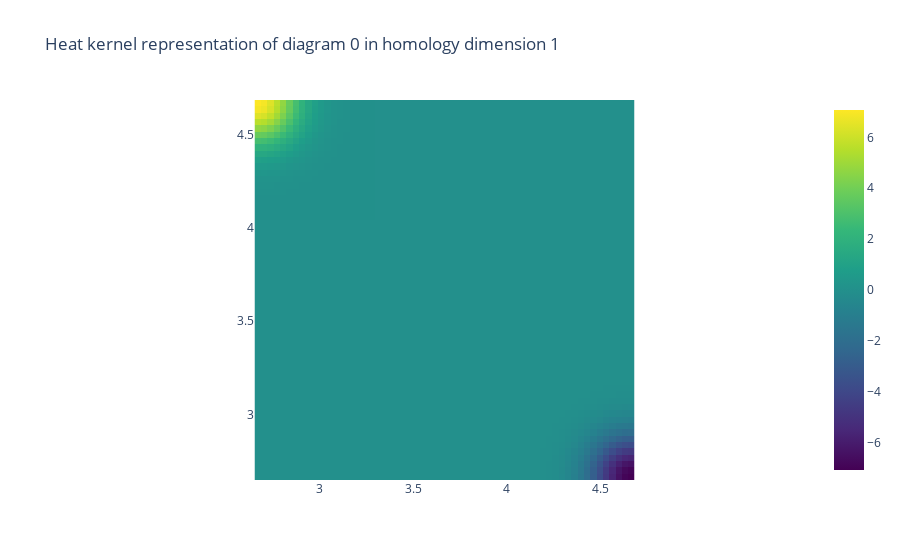

The code cell stored with this chart in its notebook:
### Code cell
from gtda.diagrams import HeatKernel

heat = HeatKernel(sigma=.15, n_bins=60, n_jobs=-1)
digit_heat = heat.fit_transform(digit_scaled)

# Visualise the heat kernel for H1
heat.plot(digit_heat, homology_dimension_idx=1, colorscale='Viridis')

### Figure 1 — Plotly figure (JSON) as saved in the notebook; plotly's stock layout.template omitted (floating-point values rounded to 4 significant figures; data arrays with more than 128 entries replaced by an {"elided": "..."} marker saying what was removed)
{"data": [{"colorscale": [[0, "#440154"], [0.1111, "#482878"], [0.2222, "#3e4989"], [0.3333, "#31688e"], [0.4444, "#26828e"], [0.5556, "#1f9e89"], [0.6667, "#35b779"], [0.7778, "#6ece58"], [0.8889, "#b5de2b"], [1, "#fde725"]], "type": "heatmap", "x": [2.667, 2.701, 2.734, 2.768, 2.802, 2.836, 2.87, 2.904, 2.938, 2.972, 3.006, 3.04, 3.073, 3.107, 3.141, 3.175, 3.209, 3.243, 3.277, 3.311, 3.345, 3.379, 3.412, 3.446, 3.48, 3.514, 3.548, 3.582, 3.616, 3.65, 3.684, 3.718, 3.751, 3.785, 3.819, 3.853, 3.887, 3.921, 3.955, 3.989, 4.023, 4.056, 4.09, 4.124, 4.158, 4.192, 4.226, 4.26, 4.294, 4.328, 4.362, 4.395, 4.429, 4.463, 4.497, 4.531, 4.565, 4.599, 4.633, 4.667], "y": [4.667, 4.633, 4.599, 4.565, 4.531, 4.497, 4.463, 4.429, 4.395, 4.362, 4.328, 4.294, 4.26, 4.226, 4.192, 4.158, 4.124, 4.09, 4.056, 4.023, 3.989, 3.955, 3.921, 3.887, 3.853, 3.819, 3.785, 3.751, 3.718, 3.684, 3.65, 3.616, 3.582, 3.548, 3.514, 3.48, 3.446, 3.412, 3.379, 3.345, 3.311, 3.277, 3.243, 3.209, 3.175, 3.141, 3.107, 3.073, 3.04, 3.006, 2.972, 2.938, 2.904, 2.87, 2.836, 2.802, 2.768, 2.734, 2.701, 2.667], "z": {"elided": "60x60 float values"}}], "layout": {"plot_bgcolor": "white", "title": {"text": "Heat kernel representation of diagram 0 in homology dimension 1"}, "xaxis": {"constrain": "domain", "scaleanchor": "y"}, "yaxis": {"autorange": true, "constrain": "domain"}}}
